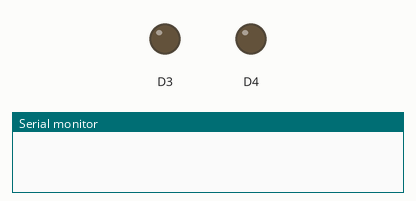
Bench run of a sketch on a simulated ESP8266 (NodeMCU). Shown: output pins drawn as LEDs (lit = HIGH), the last lines printed to the serial monitor.

Above: at 0.1 s.
At 39.6 s:
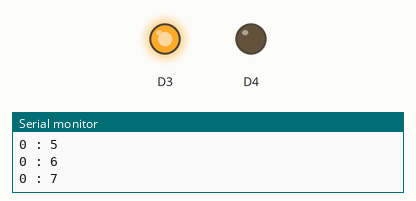
At 80.6 s:
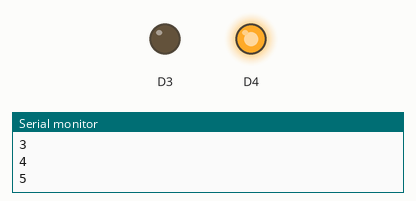
Timing chart, 0 to 82.1 s (numbered marks = the images above):
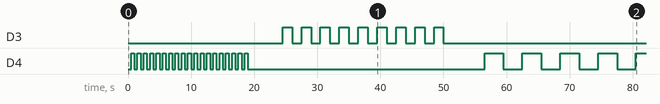

The sketch:

libraryExample2.ino
```cpp
#include "ledCount.h"

ledCount lc;

int st = 0;

void setup() {
  Serial.begin(115200);
  pinMode(D4, OUTPUT);
  pinMode(D3, OUTPUT);
  // lc.ledswitch(D3,500,10);
  lc.ledCountMillis(D4,millis(),500,20);
  delay(2000);
  lc.ledCountMillis(D3,millis(),1500,10);
  delay(2000);
  lc.ledswitch(D4,3000,5);
}

void loop() {
}
```

ledCount.cpp
```cpp
#include "ledCount.h"


ledCount::ledCount(){

}

void ledCount::ledswitch(int pin, int t, int count) {
  int c= 0;
  for(int i=0; i < count + count ; i++){
    st = !st;
    digitalWrite(pin, st);
    if(st == 1){
      c++;
      Serial.println(c);
    }
    delay(t);
  }
}

void ledCount::ledCountMillis(int pin,int setTime,int time,int count){
  int timer = setTime;
  int c= 0;
  for(;;){
    if(millis() - timer >= time){
      st = !st;
      digitalWrite(pin,st);
      if(st == 1){
        c++;
        Serial.println(String(pin)+" : "+String(c+1));
      }
      if(c >= count){
        digitalWrite(pin,LOW);
        c = 0;
        break;
      }
      timer = millis();
    }
    delay(1);
  }

}
```

ledCount.h
```cpp
#include <Arduino.h>

#ifndef led
#define led


class ledCount {
  public:
    int st = 0;

    ledCount();

    void ledswitch(int pin, int t, int count);
    void ledCountMillis(int pin,int setTime,int time,int count);

  private:
};


#endif
```
